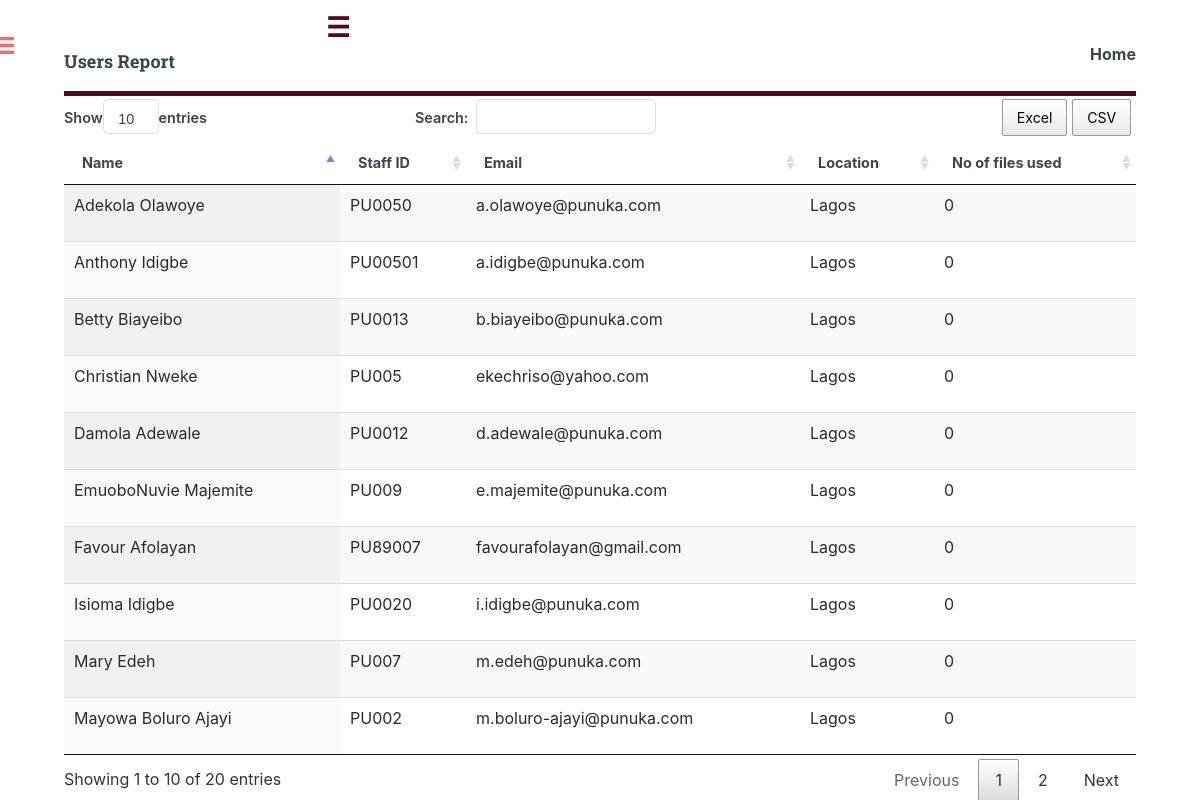
The app's page /admin/elib/users_report.php with its own data.
### tables this page shows
CREATE TABLE `users` (
  `id_staff` int(11) NOT NULL,
  `full_name` varchar(100) NOT NULL,
  `e_mail` varchar(100) NOT NULL,
  `staff_id` varchar(100) NOT NULL,
  `password` varchar(100) NOT NULL,
  `login` varchar(20) NOT NULL,
  `location` varchar(20) NOT NULL,
  `date` date NOT NULL,
  `file_use` int(11) NOT NULL,
  `profile_pic` varchar(50) NOT NULL
);

### admin/elib/users_report.php (the view, shortened to what this page needs)
<?php
	include "db_conn.php";
	?>
<!DOCTYPE HTML>
<html>
	<head>
		<link rel="stylesheet" href="assets/css/main.css" />
		<link rel="stylesheet" href="assets/css/style.css" />
		<link rel="stylesheet" href="assets/css/main.css" />
		<link rel="stylesheet" href="assets/css/bootstrap.min.css" />
		<link rel="stylesheet" type="text/css" href="assets/media/css/jquery.dataTables.css">
		<link rel="stylesheet" type="text/css" href="assets/media/css/buttons.dataTables.css">
		<link rel="stylesheet" type="text/css" href="dist/sweetalert.css">
	</head>
	<body class="hideAll">
			<div id="wrapper">
					<div id="main">
						<div class="inner">
								<header id="header">
									<a href="#" class="logo"><strong>Users Report</strong> </a>
																				<ul class="icons">
										<li><a href="../../new/elib/index.php?e_mail=<?php echo "$e_mail&staff_id=$staff_id";?> "><strong>Home</strong> </a></li>
									</ul>
								</header>
<?php
$resultset = $mysqli->query("select * from users WHERE login='Enabled' order by full_name asc");
?>
<table id="mata" class="display wrap" cellspacing="0" width="100%">
<thead>
	<tr>
		<th>Name</th>
		<th>Staff ID</th>
		<th>Email</th>
		<th>Location</th>
		<th>No of files used</th>
	</tr>
</thead>
<tbody>
<?php
if ($resultset->num_rows !=0){
while ($rows = $resultset->fetch_assoc())
{
$full_name = $rows['full_name'];
$staff_id = $rows ['staff_id'];
$e_mail = $rows ['e_mail'];
$file = $rows ['file_use'];
$location = $rows ['location'];
?>
<tr>
				<td><p class="name"><?=$full_name?></p></td>
				<td><p class="staff"><?=$staff_id?></p></td>
				<td><p class="mail"><?=$e_mail?></p></td>
				<td><p class="mail"><?=$location?></p></td>
				<td><p class="login"><?=$file?></p></td>
</tr>
<?php
}
}
?>
</tbody>
</table>
						</div>
					</div>
							<?php
	include 'menu2.php';
?>
			</div>
	</body>
</html>

### admin/elib/menu2.php (shortened to what this page needs)
<div class="toggler mamma">
    <label class="tog">☰</label>
</div>

### records on screen
users: full_name "Adekola Olawoye", staff "PU0050", e_mail "a.olawoye@punuka.com", location "Lagos", file_use "0"
users: full_name "Anthony Idigbe", staff "PU00501", e_mail "a.idigbe@punuka.com", location "Lagos", file_use "0"
users: full_name "Betty Biayeibo", staff "PU0013", e_mail "b.biayeibo@punuka.com", location "Lagos", file_use "0"
users: full_name "Christian Nweke", staff "PU005", e_mail "ekechriso@yahoo.com", location "Lagos", file_use "0"
users: full_name "Damola Adewale", staff "PU0012", e_mail "d.adewale@punuka.com", location "Lagos", file_use "0"
users: full_name "EmuoboNuvie Majemite", staff "PU009", e_mail "e.majemite@punuka.com", location "Lagos", file_use "0"
users: full_name "Favour Afolayan", staff "PU89007", e_mail "favourafolayan@gmail.com", location "Lagos", file_use "0"
users: full_name "Isioma Idigbe", staff "PU0020", e_mail "i.idigbe@punuka.com", location "Lagos", file_use "0"
users: full_name "Mary Edeh", staff "PU007", e_mail "m.edeh@punuka.com", location "Lagos", file_use "0"
users: full_name "Mayowa Boluro Ajayi", staff "PU002", e_mail "m.boluro-ajayi@punuka.com", location "Lagos", file_use "0"
